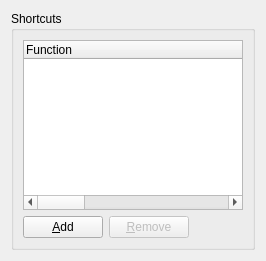
<?xml version="1.0" encoding="UTF-8"?>
<ui version="4.0">
 <class>GlobalShortcut</class>
 <widget class="QWidget" name="GlobalShortcut">
  <property name="geometry">
   <rect>
    <x>0</x>
    <y>0</y>
    <width>266</width>
    <height>261</height>
   </rect>
  </property>
  <layout class="QVBoxLayout" name="verticalLayout">
   <item>
    <widget class="QGroupBox" name="qgbShortcuts">
     <property name="title">
      <string>Shortcuts</string>
     </property>
     <layout class="QGridLayout" name="gridLayout">
      <item row="0" column="0" colspan="3">
       <widget class="QTreeWidget" name="qtwShortcuts">
        <property name="toolTip">
         <string>List of configured shortcuts</string>
        </property>
        <property name="alternatingRowColors">
         <bool>true</bool>
        </property>
        <property name="rootIsDecorated">
         <bool>false</bool>
        </property>
        <property name="itemsExpandable">
         <bool>false</bool>
        </property>
        <attribute name="headerDefaultSectionSize">
         <number>300</number>
        </attribute>
        <attribute name="headerMinimumSectionSize">
         <number>200</number>
        </attribute>
        <attribute name="headerDefaultSectionSize">
         <number>300</number>
        </attribute>
        <attribute name="headerMinimumSectionSize">
         <number>200</number>
        </attribute>
        <column>
         <property name="text">
          <string>Function</string>
         </property>
        </column>
        <column>
         <property name="text">
          <string>Shortcut</string>
         </property>
        </column>
        <column>
         <property name="text">
          <string>Suppress</string>
         </property>
        </column>
       </widget>
      </item>
      <item row="1" column="0">
       <widget class="QPushButton" name="qpbAdd">
        <property name="toolTip">
         <string>Add new shortcut</string>
        </property>
        <property name="whatsThis">
         <string>This will add a new global shortcut</string>
        </property>
        <property name="text">
         <string>&amp;Add</string>
        </property>
       </widget>
      </item>
      <item row="1" column="1">
       <widget class="QPushButton" name="qpbRemove">
        <property name="enabled">
         <bool>false</bool>
        </property>
        <property name="toolTip">
         <string>Remove selected shortcut</string>
        </property>
        <property name="whatsThis">
         <string>This will permanently remove a selected shortcut.</string>
        </property>
        <property name="text">
         <string>&amp;Remove</string>
        </property>
       </widget>
      </item>
      <item row="1" column="2">
       <spacer name="horizontalSpacer">
        <property name="orientation">
         <enum>Qt::Horizontal</enum>
        </property>
        <property name="sizeHint" stdset="0">
         <size>
          <width>59</width>
          <height>20</height>
         </size>
        </property>
       </spacer>
      </item>
     </layout>
    </widget>
   </item>
  </layout>
 </widget>
 <resources/>
 <connections/>
</ui>
